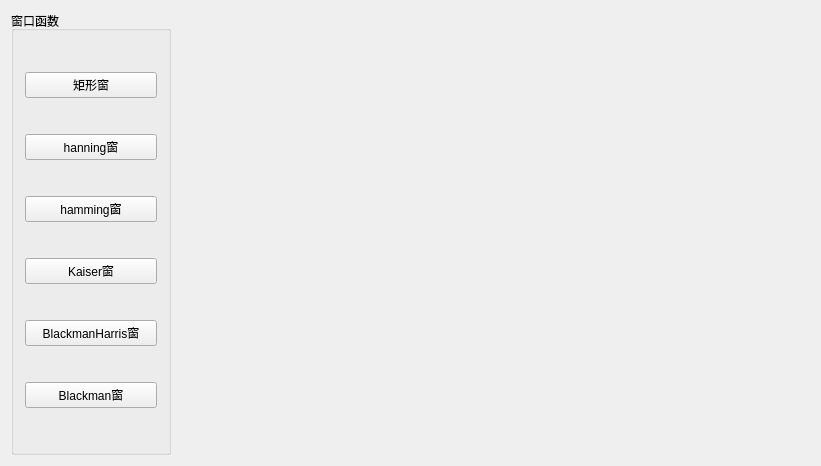
<?xml version="1.0" encoding="UTF-8"?>
<ui version="4.0">
 <class>winFunc</class>
 <widget class="QWidget" name="winFunc">
  <property name="geometry">
   <rect>
    <x>0</x>
    <y>0</y>
    <width>821</width>
    <height>466</height>
   </rect>
  </property>
  <property name="windowTitle">
   <string>winFunc</string>
  </property>
  <layout class="QHBoxLayout" name="horizontalLayout">
   <item>
    <widget class="QGroupBox" name="groupBox">
     <property name="maximumSize">
      <size>
       <width>160</width>
       <height>16777215</height>
      </size>
     </property>
     <property name="title">
      <string>窗口函数</string>
     </property>
     <layout class="QVBoxLayout" name="verticalLayout">
      <item>
       <widget class="QPushButton" name="rect_but">
        <property name="text">
         <string>矩形窗</string>
        </property>
       </widget>
      </item>
      <item>
       <widget class="QPushButton" name="han_but">
        <property name="text">
         <string>hanning窗</string>
        </property>
       </widget>
      </item>
      <item>
       <widget class="QPushButton" name="ham_but">
        <property name="text">
         <string>hamming窗</string>
        </property>
       </widget>
      </item>
      <item>
       <widget class="QPushButton" name="kai_but">
        <property name="text">
         <string>Kaiser窗</string>
        </property>
       </widget>
      </item>
      <item>
       <widget class="QPushButton" name="bmh_but">
        <property name="text">
         <string>BlackmanHarris窗</string>
        </property>
       </widget>
      </item>
      <item>
       <widget class="QPushButton" name="bm_but">
        <property name="text">
         <string>Blackman窗</string>
        </property>
       </widget>
      </item>
     </layout>
    </widget>
   </item>
   <item>
    <widget class="QCustomPlot" name="winFunc_wid" native="true"/>
   </item>
  </layout>
 </widget>
 <layoutdefault spacing="6" margin="11"/>
 <customwidgets>
  <customwidget>
   <class>QCustomPlot</class>
   <extends>QWidget</extends>
   <header>qcustomplot.h</header>
   <container>1</container>
  </customwidget>
 </customwidgets>
 <resources/>
 <connections/>
</ui>
